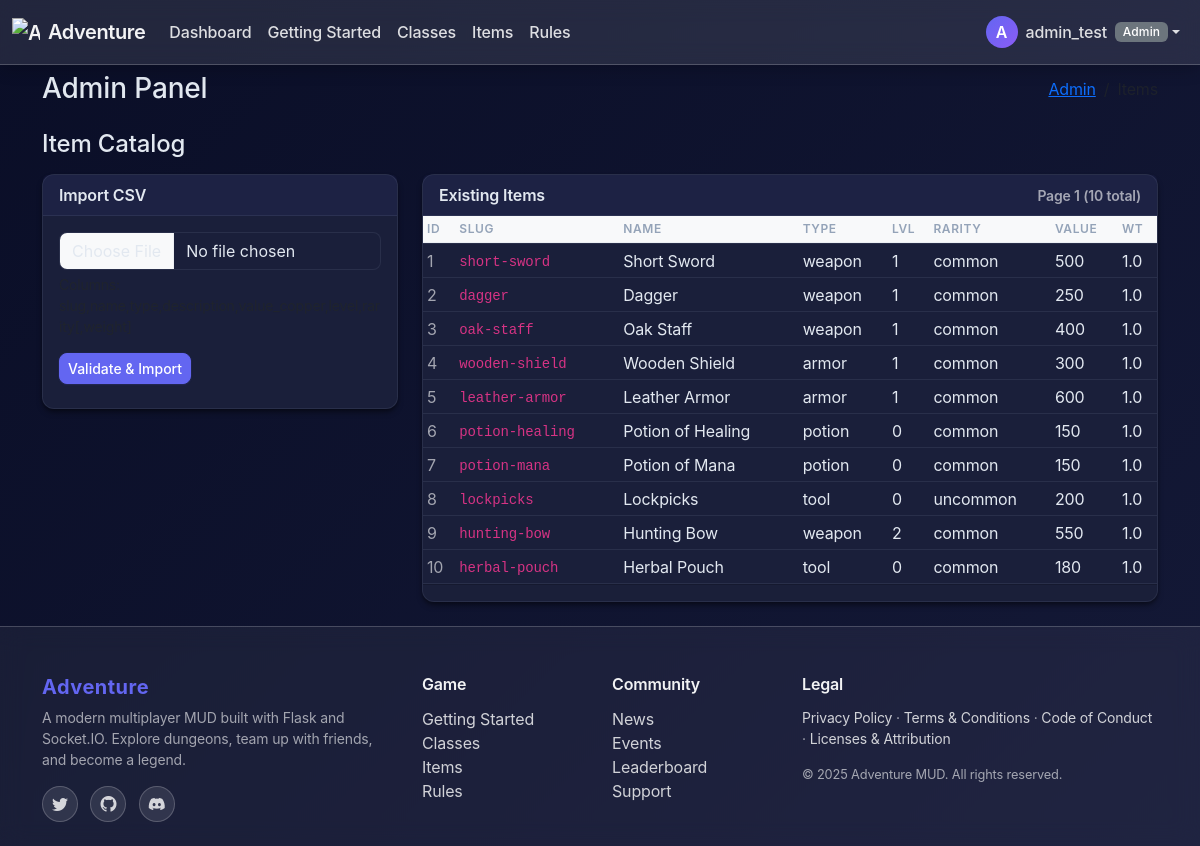
The page /admin/items (signed in) on the database its author committed.
### app/models/models.py (models this page shows, shortened)
class User(UserMixin, db.Model):
    id = db.Column(db.Integer, primary_key=True)
    username = db.Column(db.String(80), unique=True, nullable=False)
    password = db.Column(db.String(200), nullable=False)
    email = db.Column(db.String(120), nullable=True)
    role = db.Column(db.String(20), nullable=False, default="user")
    banned = db.Column(db.Boolean, nullable=False, default=False)
    ban_reason = db.Column(db.Text, nullable=True)
    notes = db.Column(db.Text, nullable=True)
    banned_at = db.Column(db.DateTime, nullable=True)
    muted = db.Column(db.Boolean, nullable=False, default=False)
    explored_tiles = db.Column(db.Text, nullable=True)

class Item(db.Model):
    id = db.Column(db.Integer, primary_key=True)
    slug = db.Column(db.String(80), unique=True, nullable=False)
    name = db.Column(db.String(120), nullable=False)
    type = db.Column(db.String(40), nullable=False)
    description = db.Column(db.Text, nullable=True)
    value_copper = db.Column(db.Integer, default=0, nullable=False)
    level = db.Column(db.Integer, nullable=False, default=0)
    rarity = db.Column(db.String(20), nullable=False, default="common")
    weight = db.Column(db.Float, nullable=False, default=1.0)

### app/routes/admin.py (the view, shortened to what this page needs)
@bp_admin.route("/items", methods=["GET", "POST"])
@admin_required
def items():
    page = max(1, int(request.args.get("page", 1)))
    per_page = 50
    items_query = Item.query.order_by(Item.id.asc())
    total = items_query.count()
    rows = items_query.offset((page - 1) * per_page).limit(per_page).all()
    return render_template(
        "admin_items.html",
        errors=[],
        imported=None,
        rows=[],  # only show preview rows after failed validation; normal listing separate var
        items=rows,
        page=page,
        per_page=per_page,
        total=total,
    )

### app/__init__.py (called while the page is built, shortened)
@login_manager.user_loader
def load_user(user_id):  # pragma: no cover - simple loader
    from app.models.models import User
    try:
        return db.session.get(User, int(user_id))
    except Exception:
        return None

@app.before_request
def _apply_rate_limit():  # pragma: no cover - integration side-effect
    path = request.path or ""
    if path.startswith("/socket.io/") or path.startswith("/static/"):
        return None
    if not path.startswith("/api/"):
        return None

def asset_url(filename: str) -> str:
    try:
        static_folder = pathlib.Path(app.static_folder or "static")
        file_path = static_folder / filename
        mtime = int(file_path.stat().st_mtime)
        return url_for("static", filename=filename) + f"?v={mtime}"
    except Exception:
        return url_for("static", filename=filename)

### app/routes/admin.py (called while the page is built)
def admin_required(fn: Callable):
    @wraps(fn)
    def wrapper(*args, **kwargs):
        wants_json = "application/json" in (request.headers.get("Accept") or "")
        if not current_user.is_authenticated:
            if wants_json:
                return {"error": "unauthorized"}, 401
            return redirect(url_for("auth.login"))
        if getattr(current_user, "role", "user") != "admin":
            if wants_json:
                return {"error": "forbidden"}, 403
            abort(403)
        return fn(*args, **kwargs)
    return login_required(wrapper)  # also stacks login_required for session refresh

### app/templates/admin_items.html (shortened to what this page needs)
{% extends 'admin_base.html' %}
{% block admin_breadcrumb %}<li class="breadcrumb-item active" aria-current="page">Items</li>{% endblock %}
{% block admin_content %}
<h2 class="h4 mb-3">Item Catalog</h2>
<div class="row g-4">
    <div class="col-lg-4">
        <div class="card">
            <div class="card-header">Import CSV</div>
            <div class="card-body">
                <form method="post" enctype="multipart/form-data" class="mb-2">
                    <div class="mb-3">
                        <input class="form-control" type="file" name="file" accept=".csv,text/csv" required />
                        <div class="form-text">Columns: slug,name,type,description,value_copper,level,rarity[,weight]
                        </div>
                    </div>
                    <button class="btn btn-sm btn-primary">Validate & Import</button>
                </form>
            </div>
        </div>
    </div>
    <div class="col-lg-8">
        <div class="card">
            <div class="card-header d-flex justify-content-between align-items-center">
                <span>Existing Items</span>
                <span class="small text-muted">Page {{ page }} ({{ total }} total)</span>
            </div>
            <div class="table-responsive">
                <table class="table table-sm table-hover align-middle mb-0">
                    <thead class="table-light">
                        <tr>
                            <th>ID</th>
                            <th>Slug</th>
                            <th>Name</th>
                            <th>Type</th>
                            <th>Lvl</th>
                            <th>Rarity</th>
                            <th>Value</th>
                            <th>Wt</th>
                        </tr>
                    </thead>
                    <tbody>
                        {% for it in items %}
                        <tr>
                            <td class="text-muted">{{ it.id }}</td>
                            <td><code>{{ it.slug }}</code></td>
                            <td>{{ it.name }}</td>
                            <td>{{ it.type }}</td>
                            <td>{{ it.level }}</td>
                            <td>{{ it.rarity }}</td>
                            <td>{{ it.value_copper }}</td>
                            <td>{{ '%.1f'|format(it.weight or 0) }}</td>
                        </tr>
                        {% endfor %}
                    </tbody>
                </table>
            </div>
            <div class="card-footer d-flex justify-content-between">
            </div>
        </div>
    </div>
</div>
{% endblock %}

### app/templates/admin_base.html (shortened to what this page needs)
{% extends 'base.html' %}
{% block head %}
<link rel="stylesheet" href="{{ asset_url('css/glass-theme.css') }}">
{% endblock %}
{% block content %}
<div class="row mb-4">
    <div class="col-12 d-flex justify-content-between align-items-center">
        <h1 class="h3 mb-0">Admin Panel</h1>
        <nav aria-label="breadcrumb">
            <ol class="breadcrumb mb-0">
                <li class="breadcrumb-item"><a href="{{ url_for('admin.dashboard') }}">Admin</a></li>
                {% block admin_breadcrumb %}{% endblock %}
            </ol>
        </nav>
    </div>
</div>
{% block admin_content %}{% endblock %}
{% endblock %}

### app/templates/base.html (shortened to what this page needs)
<!DOCTYPE html>
<html lang="en" class="h-100">
<head>
  <link rel="stylesheet" href="https://cdn.jsdelivr.net/npm/bootstrap@5.3.2/dist/css/bootstrap.min.css">
  <link rel="stylesheet" href="{{ asset_url('css/base.css') }}">
  <link rel="stylesheet" href="{{ asset_url('css/app.css') }}">
  <link rel="stylesheet" href="/api/admin/themes/active/css?v={{ range(1, 999999) | random }}">
  <link href="https://cdn.jsdelivr.net/npm/bootstrap-icons@1.11.1/font/bootstrap-icons.css" rel="stylesheet">
  {% block head %}{% endblock %}
</head>
<body class="d-flex flex-column min-vh-100">
  <header>
    {% if request.endpoint not in ['main.index', 'auth.login'] %}
    <nav class="navbar navbar-expand-md navbar-dark bg-dark fixed-top">
      <div class="container-fluid">
        <a class="navbar-brand d-flex align-items-center gap-2" href="{{ url_for('main.index') }}">
          <img src="{{ asset_url('iconography/treasure-map.svg') }}" alt="Adventure icon" width="28" height="28"
            class="d-inline-block align-text-top" />
          <span class="fw-semibold">Adventure</span>
        </a>
        <div class="collapse navbar-collapse" id="navbarMain">
          <ul class="navbar-nav me-auto mb-2 mb-md-0">
            {% if current_user.is_authenticated %}
            <li class="nav-item">
              <a class="nav-link {% if request.endpoint == 'dashboard.dashboard' %}active{% endif %}"
                href="{{ url_for('dashboard.dashboard') }}">Dashboard</a>
            </li>
            {% endif %}
            <li class="nav-item">
              <a class="nav-link" href="#getting-started">Getting Started</a>
            </li>
            <li class="nav-item">
              <a class="nav-link" href="#classes">Classes</a>
            </li>
            <li class="nav-item">
              <a class="nav-link" href="#items">Items</a>
            </li>
            <li class="nav-item">
              <a class="nav-link" href="#rules">Rules</a>
            </li>
          </ul>
          <ul class="navbar-nav ms-auto mb-2 mb-md-0 align-items-center">
            {% if current_user.is_authenticated %}
            <li class="nav-item dropdown">
              <a class="nav-link dropdown-toggle d-flex align-items-center" href="#" id="userMenu" role="button"
                data-bs-toggle="dropdown" aria-expanded="false">
                <span class="avatar-circle me-2">{{ current_user.username[0]|upper }}</span>
                <span class="d-none d-sm-inline">{{ current_user.username }}</span>
                {% set user_role = (current_user.role if current_user.is_authenticated else 'user')|default('user',
                true) %}
                {% if user_role != 'user' %}
                <span class="badge bg-secondary ms-2 d-none d-md-inline">{{ user_role|capitalize }}</span>
                {% endif %}
              </a>
            </li>
            {% else %}
            <li class="nav-item"><a class="nav-link" href="{{ url_for('auth.login') }}">Login</a></li>
            <li class="nav-item"><a class="nav-link" href="{{ url_for('auth.register') }}">Register</a></li>
            {% endif %}
          </ul>
        </div>
      </div>
    </nav>
    {% endif %}
  </header>
  <main class="flex-shrink-0 {% if request.endpoint not in ['main.index', 'auth.login'] %}pt-5{% endif %}">
    <div class="container py-4">
      {% block content %}{% endblock %}
    </div>
  </main>
  {% include 'partials/footer.html' %}
</body>
</html>

### app/templates/partials/footer.html
<footer class="footer-dark mt-auto pt-5 pb-4">
  <div class="container">
    <div class="row g-4">
      <div class="col-12 col-md-4">
        <h5 class="brand">Adventure</h5>
        <p class="text-muted small mb-3">A modern multiplayer MUD built with Flask and Socket.IO. Explore dungeons, team up with friends, and become a legend.</p>
        <div class="footer-social">
          <a href="#" aria-label="Twitter" class="me-2"><i class="bi bi-twitter"></i></a>
          <a href="#" aria-label="GitHub" class="me-2"><i class="bi bi-github"></i></a>
          <a href="#" aria-label="Discord"><i class="bi bi-discord"></i></a>
        </div>
      </div>
      <div class="col-6 col-md-2">
        <h6 class="section-title">Game</h6>
        <ul class="list-unstyled">
          <li><a href="#">Getting Started</a></li>
          <li><a href="#">Classes</a></li>
          <li><a href="#">Items</a></li>
          <li><a href="#">Rules</a></li>
        </ul>
      </div>
      <div class="col-6 col-md-2">
        <h6 class="section-title">Community</h6>
        <ul class="list-unstyled">
          <li><a href="#">News</a></li>
          <li><a href="#">Events</a></li>
          <li><a href="#">Leaderboard</a></li>
          <li><a href="#">Support</a></li>
        </ul>
      </div>
      <div class="col-12 col-md-4">
        <h6 class="section-title">Legal</h6>
        <div class="small text-muted">
          <a href="{{ url_for('main.privacy') }}">Privacy Policy</a> ·
          <a href="{{ url_for('main.terms') }}">Terms & Conditions</a> ·
          <a href="{{ url_for('main.conduct') }}">Code of Conduct</a> ·
          <a href="{{ url_for('main.licenses') }}">Licenses & Attribution</a>
        </div>
        <p class="tiny text-muted mt-3">&copy; 2025 Adventure MUD. All rights reserved.</p>
      </div>
    </div>
  </div>
</footer>

### app/static/css/base.css (style rules this page uses)
:root { --mud-orange: #BA5624; --mud-grey: #C0C5C1; --mud-purple: #6C3A5C; --mud-dark: #153131; --mud-olive: #6F732F; --mud-bg: #10191a; --mud-bg-dark: #153131; --adv-ink: #0B0F12; --adv-ink-2: #12171C; --adv-crt: #1DF2A0; --adv-amber: #FFC857; --bs-primary: #5a3825; --bs-primary-rgb: 90, 56, 37; --bs-secondary: #8b4513; --bs-success: #2e7d32; --bs-danger: #c62828; --bs-warning: #f57c00; --bs-info: #0288d1; --class-fighter-bg: #7a3314; --class-fighter-fg: #f2e2d8; --class-fighter-border: #b44f21; --class-mage-bg: #1e3a5f; --class-mage-fg: #d4e2f4; --class-mage-border: #3a6ea5; --class-rogue-bg: #2d2a1e; --class-rogue-fg: #e8e4d0; --class-rogue-border: #7c7750; --class-cleric-bg: #4a3c2e; --class-cleric-fg: #f5f0e8; --class-cleric-border: #8f7a5c; --class-ranger-bg: #1f3d2c; --class-ranger-fg: #d9f0e3; --class-ranger-border: #4a7c5d; --class-druid-bg: #2e3d1f; --class-druid-fg: #e3f0d9; --class-druid-border: #5d7c4a; --footer-bg: #0f0f10; --footer-fg: #d7d7db; --footer-muted: #9aa0a6; --footer-accent: #ffb74d; }

### app/static/css/app.css (style rules this page uses)
:root { --adv-bg: #0a0e27; --adv-bg-secondary: #141937; --adv-surface: #1a1f3a; --adv-surface-hover: #232952; --adv-primary: #6366f1; --adv-primary-hover: #4f46e5; --adv-secondary: #8b5cf6; --adv-accent: #06b6d4; --adv-success: #10b981; --adv-warning: #f59e0b; --adv-danger: #ef4444; --adv-text: #e2e8f0; --adv-text-muted: #94a3b8; --adv-text-dim: #64748b; --adv-border: rgba(148, 163, 184, 0.12); --adv-border-hover: rgba(148, 163, 184, 0.24); --adv-shadow-sm: 0 1px 2px 0 rgba(0, 0, 0, 0.3); --adv-shadow: 0 4px 6px -1px rgba(0, 0, 0, 0.4), 0 2px 4px -1px rgba(0, 0, 0, 0.3); --adv-shadow-lg: 0 10px 15px -3px rgba(0, 0, 0, 0.5), 0 4px 6px -2px rgba(0, 0, 0, 0.3); }
:root { --bs-body-bg: var(--adv-bg); --bs-body-color: var(--adv-text); --bs-primary: var(--adv-primary); --bs-primary-rgb: 99, 102, 241; --bs-secondary: var(--adv-secondary); --bs-success: var(--adv-success); --bs-info: var(--adv-accent); --bs-warning: var(--adv-warning); --bs-danger: var(--adv-danger); --bs-light: var(--adv-surface); --bs-dark: var(--adv-bg-secondary); --bs-border-color: var(--adv-border); --bs-link-color: var(--adv-primary); --bs-link-hover-color: var(--adv-primary-hover); --bs-font-sans-serif: -apple-system, BlinkMacSystemFont, "Segoe UI", Roboto, "Helvetica Neue", Arial, sans-serif; }
body { background: linear-gradient(135deg, var(--adv-bg) 0%, var(--adv-bg-secondary) 100%); background-attachment: fixed; font-weight: 400; letter-spacing: -0.01em; }
.btn-primary { --bs-btn-bg: var(--adv-primary); --bs-btn-border-color: var(--adv-primary); --bs-btn-hover-bg: var(--adv-primary-hover); --bs-btn-hover-border-color: var(--adv-primary-hover); --bs-btn-active-bg: var(--adv-primary-hover); --bs-btn-color: white; font-weight: 500; border-radius: 0.5rem; box-shadow: 0 1px 2px 0 rgba(99, 102, 241, 0.1), 0 0 0 1px rgba(99, 102, 241, 0.05); transition: all 0.15s ease; }
.card, .dropdown-menu, .offcanvas, .modal-content { background: var(--adv-surface); border: 1px solid var(--adv-border); border-radius: 0.75rem; box-shadow: var(--adv-shadow); }
.card-header { background: rgba(99, 102, 241, 0.05); border-bottom: 1px solid var(--adv-border); font-weight: 600; letter-spacing: -0.01em; }
.navbar-dark { background: rgba(26, 31, 58, 0.95) !important; backdrop-filter: blur(12px); border-bottom: 1px solid var(--adv-border); box-shadow: var(--adv-shadow); }
.navbar-brand { font-weight: 600; letter-spacing: -0.02em; }
.nav-link { font-weight: 500; transition: color 0.15s ease; }
.text-muted { color: var(--adv-text-muted) !important; }
.form-control, .form-select { background: var(--adv-surface); border: 1px solid var(--adv-border); color: var(--adv-text); border-radius: 0.5rem; transition: all 0.15s ease; }
.form-control::placeholder { color: var(--adv-text-dim); }
.table { --bs-table-bg: transparent; --bs-table-color: var(--adv-text); --bs-table-border-color: var(--adv-border); --bs-table-hover-bg: rgba(99, 102, 241, 0.05); }
.table thead th { border-bottom: 2px solid var(--adv-border); font-weight: 600; text-transform: uppercase; font-size: 0.75rem; letter-spacing: 0.05em; color: var(--adv-text-muted); }
.badge { font-weight: 500; padding: 0.35em 0.65em; border-radius: 0.375rem; letter-spacing: 0.01em; }

### rows shown on the page
User: username "A", username "admin_test", role "Admin"
Item: id "1", slug "short-sword", name "Short Sword", type "weapon", level "1", rarity "common", value_copper "500", weight "1.0"
Item: id "2", slug "dagger", name "Dagger", type "weapon", level "1", rarity "common", value_copper "250", weight "1.0"
Item: id "3", slug "oak-staff", name "Oak Staff", type "weapon", level "1", rarity "common", value_copper "400", weight "1.0"
Item: id "4", slug "wooden-shield", name "Wooden Shield", type "armor", level "1", rarity "common", value_copper "300", weight "1.0"
Item: id "5", slug "leather-armor", name "Leather Armor", type "armor", level "1", rarity "common", value_copper "600", weight "1.0"
Item: id "6", slug "potion-healing", name "Potion of Healing", type "potion", level "0", rarity "common", value_copper "150", weight "1.0"
Item: id "7", slug "potion-mana", name "Potion of Mana", type "potion", level "0", rarity "common", value_copper "150", weight "1.0"
Item: id "8", slug "lockpicks", name "Lockpicks", type "tool", level "0", rarity "uncommon", value_copper "200", weight "1.0"
Item: id "9", slug "hunting-bow", name "Hunting Bow", type "weapon", level "2", rarity "common", value_copper "550", weight "1.0"
Item: id "10", slug "herbal-pouch", name "Herbal Pouch", type "tool", level "0", rarity "common", value_copper "180", weight "1.0"

### other values the page prints
{{ page }} "1"
{{ total }} "10"
